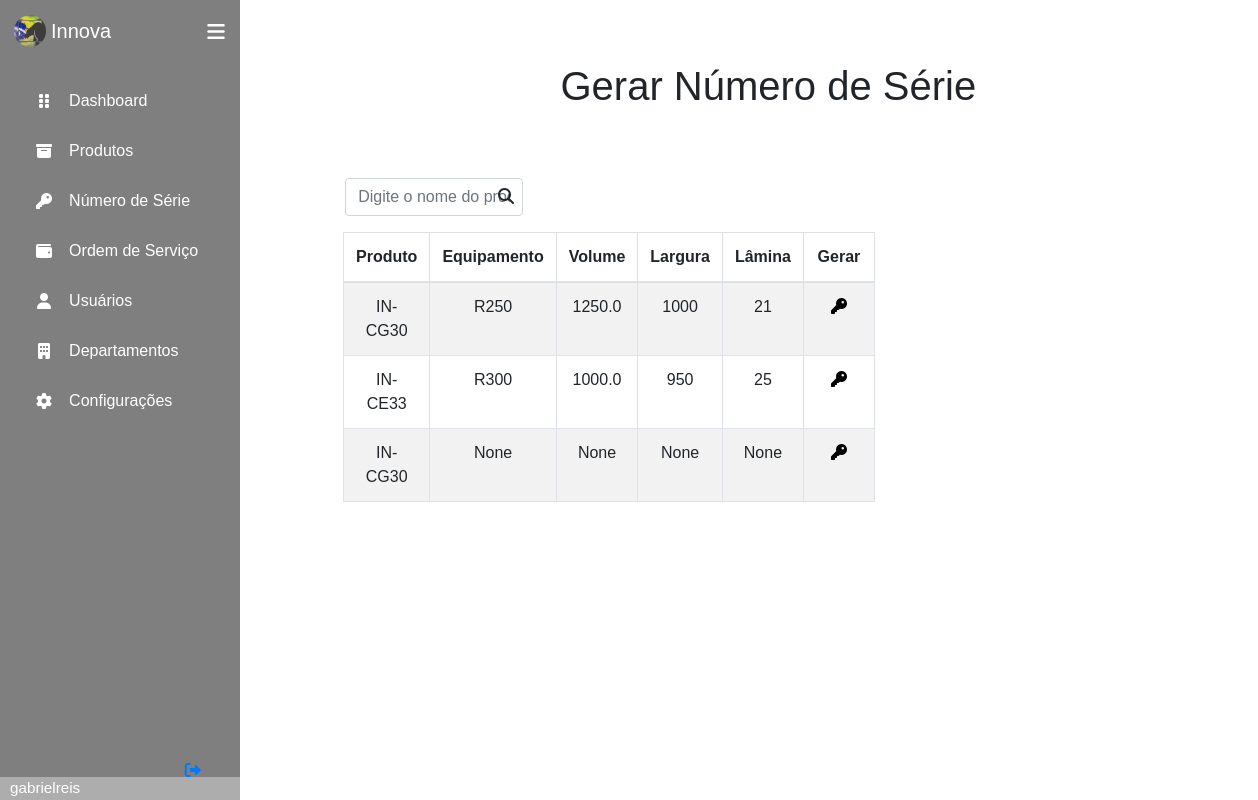
The page /products/newSerialNumber/ (signed in) on the database as committed earlier.
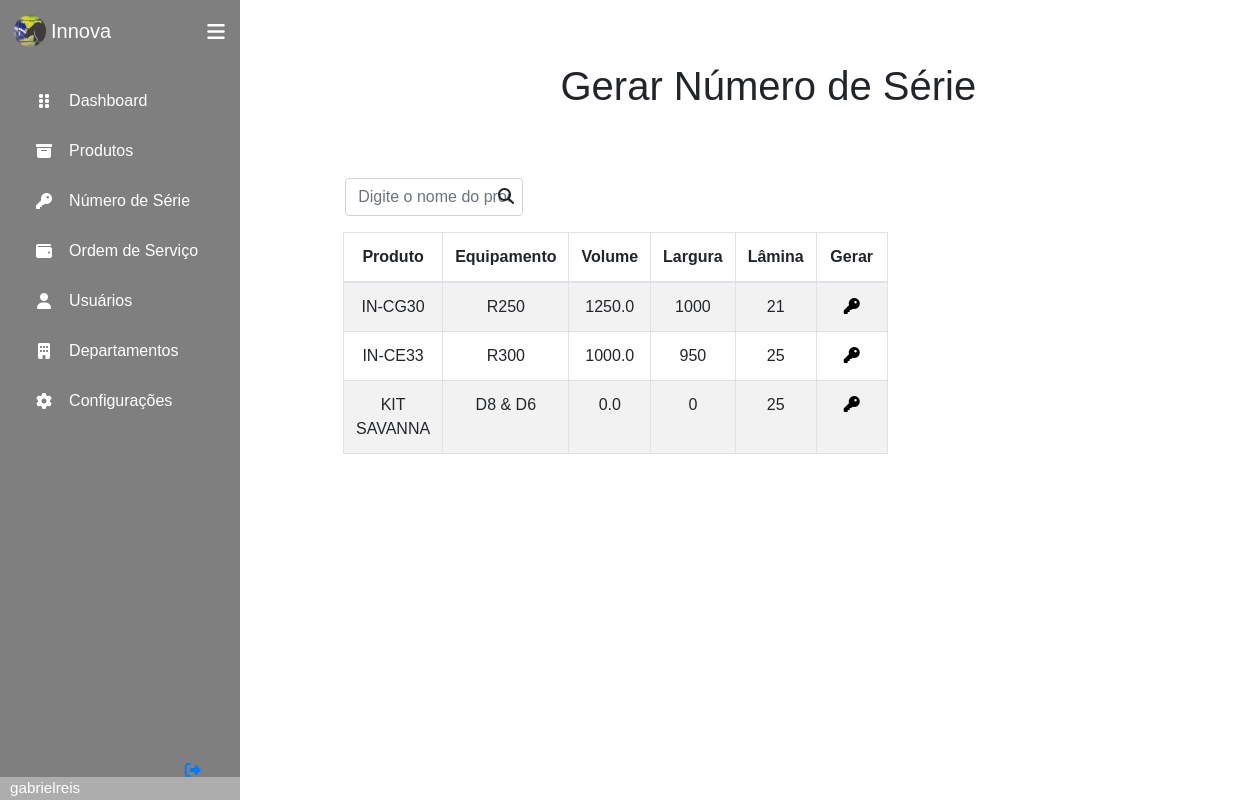
The same page on the database as committed later.
### produtos/models.py (models this page shows, shortened)
class Produto(models.Model):
    nome = CharField(max_length=30)
    equipamento = CharField(max_length=10)
    capacidade = FloatField()
    largura = IntegerField()
    lamina = IntegerField()
    peso = IntegerField()
    dateCriacao = DateTimeField(auto_now_add=True)
    dateUpdate = DateTimeField(auto_now=True)
    segmento = ForeignKey(Segmento, null=True, on_delete=SET_NULL)
    tipoProduto = ForeignKey(TipoProduto, null=True, on_delete=SET_NULL)
    categoria = ForeignKey(CategoriaProduto, null=True, on_delete=SET_NULL)
    classeAplicacao = ForeignKey(ClasseProduto, null=True, on_delete=SET_NULL)
    responsavel = ForeignKey(Colaborador, null=True, on_delete=SET_NULL)

### produtos/views.py (the view)
# urls.py: path('newSerialNumber/', views.GenerateSerial, name = 'Generate_SerialNumber'),
def GenerateSerial(request):
    productsList = Produto()
    generate = request.GET.get('generate')
    if generate:
        productsList = Produto.objects.filter(nome__icontains = generate)
    productsList = Produto.objects.all()
    return render(request, 'produtos/NewSerialNumber.html', {'products': productsList})

### templates/produtos/NewSerialNumber.html (shortened to what this page needs)
{% extends 'base.html' %}
{% load crispy_forms_tags %}
{% block content %}
    <div class="container title">
        <h1> Gerar Número de Série</h1>
    </div>
    <div class="offset-1 col-6 body-generate">
        <form method="GET" class="col-5 search-generate">
            <input class="form-control" type="text" id="generate" name="generate" placeholder="Digite o nome do produto">
            <i class="fas fa-search" id="search-button"></i>
        </form>
        {% if products|length > 0 %}
        <table class="table table-striped table-hover table-bordered tab-generate">
            <thead>
                <tr>
                    <th scope="col">Produto</th>
                    <th scope="col">Equipamento</th>
                    <th scope="col">Volume</th>
                    <th scope="col">Largura</th>
                    <th scope="col">Lâmina</th>
                    <th scope="col">Gerar</th>
            </thead>
            <tbody>
                {% for product in products %}
                    <tr scope="row">
                        <td>
                            {{product.nome}}
                        </td>
                        <td>
                            {{product.equipamento}}
                        </td>
                        <td>
                            {{product.capacidade}}
                        </td>
                        <td>
                            {{product.largura}}
                        </td>
                        <td>
                            {{product.lamina}}
                        </td>
                        <td>
                            <a href="{% url 'products:Generate_Single_SerialNumber' product.id %}" class="icon generate-serial" onclick="confirmButton()">
                                <div class="col">
                                    <i class="fas fa-key generate-numberSerie"></i>
                                </div>
                            </a>
                        </td>
                    </tr>
                {% endfor %}
            </tbody>
        </table>
        {% else %}
            <div class="sem-produtos">
                Nenhum produto cadastrado!
            </div>
        {% endif %}
        </div>
    </div>
{% endblock %}

Rows that differ between the two databases and show on the page:
removed Produto: nome "IN-CG30", equipamento "None", capacidade "None", largura "None", lamina "None"
added Produto: nome "KIT SAVANNA", equipamento "D8 & D6", capacidade "0.0", largura "0", lamina "25"
